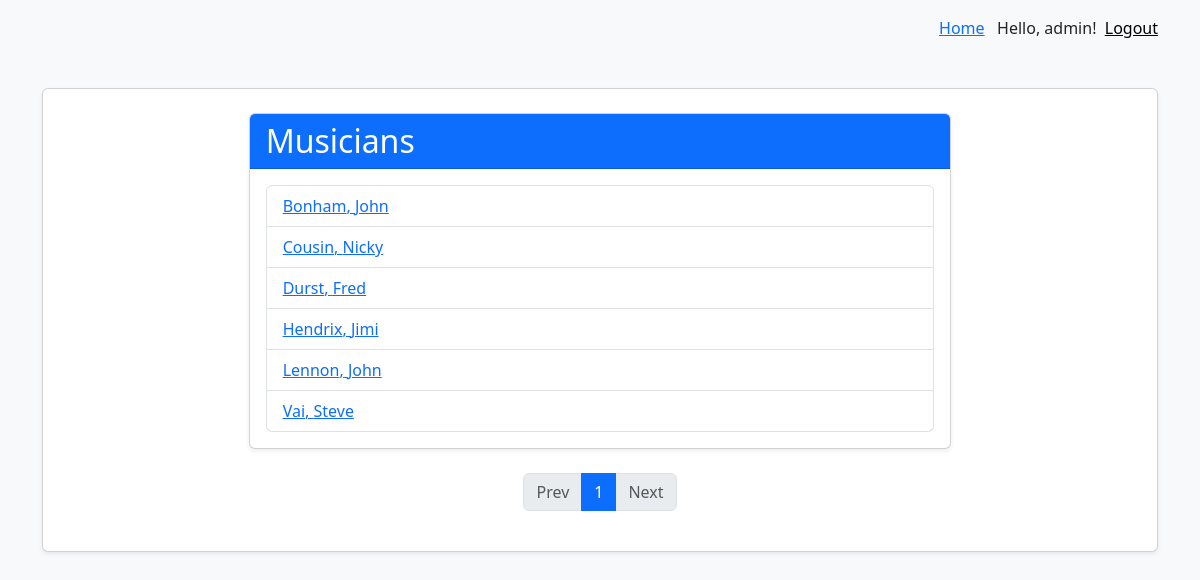
Page /bands/musicians/ (signed in) on the committed database.
### bands/models.py (models this page shows, shortened)
class Musician(models.Model):
    first_name = models.CharField(max_length=50)
    last_name = models.CharField(max_length=50)
    birth = models.DateField()
    description = models.TextField(blank=True)
    picture = models.ImageField(blank=True, null=True)
    class Meta:
        ordering = ["last_name", "first_name"]

### bands/views.py (the view)
# urls.py: path("musicians/", views.musicians, name="musicians"),
def musicians(request):
    all_musicians = Musician.objects.all().order_by("last_name")
    items_per_page = _get_items_per_page(request)
    paginator = Paginator(all_musicians, items_per_page)
    page_num = _get_page_num(request, paginator)
    page = paginator.page(page_num)
    data = {
        "musicians": page.object_list,
        "page": page,
    }
    return render(request, "musicians.html", data)

### bands/views.py (called while the page is built)
def _get_items_per_page(request):
    items_per_page = int(request.GET.get("items_per_page", 10))
    if items_per_page < 1:
        items_per_page = 10
    if items_per_page > 50:
        items_per_page = 50
    return items_per_page

def _get_page_num(request, paginator):
    page_num = int(request.GET.get("page", 1))
    if page_num < 1:
        page_num = 1
    elif page_num > paginator.num_pages:
        page_num = paginator.num_pages
    return page_num

### templates/musicians.html (shortened to what this page needs)
{% extends "base.html" %}
{% block content %}
  <div class="row">
    <div class="col-md-8 offset-md-2">
      <div class="card shadow-sm mb-4">
        <div class="card-header bg-primary text-white">
          <h2 class="mb-0">Musicians</h2>
        </div>
        <div class="card-body">
          <ul class="list-group">
            {% for musician in musicians %}
              <li class="list-group-item d-flex justify-content-between align-items-center">
                <a href="{% url 'musician' musician.id %}">
                  {{ musician.last_name }}, {{ musician.first_name }}
                </a>
              </li>
            {% empty %}
              <li class="list-group-item text-muted"><i>No musicians in the database</i></li>
            {% endfor %}
          </ul>
        </div>
      </div>
    </div>
  </div>
  <nav aria-label="Page navigation">
    <ul class="pagination justify-content-center">
      {% if page.has_previous %}
        <li class="page-item">
          <a class="page-link" href="{% url 'musicians' %}?page={{ page.previous_page_number }}">Prev</a>
        </li>
      {% else %}
        <li class="page-item disabled">
          <span class="page-link">Prev</span>
        </li>
      {% endif %}
      {% for num in page.paginator.page_range %}
        {% if num == page.number %}
          <li class="page-item active">
            <span class="page-link">{{ num }}</span>
          </li>
        {% else %}
          <li class="page-item">
            <a class="page-link" href="{% url 'musicians' %}?page={{ num }}">{{ num }}</a>
          </li>
        {% endif %}
      {% endfor %}
      {% if page.has_next %}
        <li class="page-item">
          <a class="page-link" href="{% url 'musicians' %}?page={{ page.next_page_number }}">Next</a>
        </li>
      {% else %}
        <li class="page-item disabled">
          <span class="page-link">Next</span>
        </li>
      {% endif %}
    </ul>
  </nav>
{% endblock content %}

### templates/base.html (shortened to what this page needs)
<!DOCTYPE html>
<html lang="en">
<head>
    <link
        href="https://cdn.jsdelivr.net/npm/bootstrap@5.3.3/dist/css/bootstrap.min.css"
        rel="stylesheet"
>
</head>
<body class="bg-light">
    <div class="container mt-3 d-flex justify-content-end">
        <a href="{% url 'home' %}">Home</a>&nbsp;&nbsp;
        {% if user.is_authenticated %}
            Hello, {{ user.username }}! &nbsp;
            <form id="logout-form" method="post" action="{% url 'logout' %}">
                <button type="submit" style="background: none; border:none; cursor:pointer; padding:0; text-decoration: underline;">
                    Logout
                </button>
            </form>
        {% else %}
            <a href="{% url 'login' %}">Login</a>
        {% endif %}
    </div>
    <main class="container my-5">
        <div class="card shadow-sm p-4 bg-white rounded">
            {% block content %}
            {% endblock content %}
        </div>
    </main>
</body>
</html>

### rows in the picture
Musician: last_name "Bonham", first_name "John"
Musician: last_name "Cousin", first_name "Nicky"
Musician: last_name "Durst", first_name "Fred"
Musician: last_name "Hendrix", first_name "Jimi"
Musician: last_name "Lennon", first_name "John"
Musician: last_name "Vai", first_name "Steve"

### other values in the picture
{{ user.username }} "admin"
{{ num }} "1"
